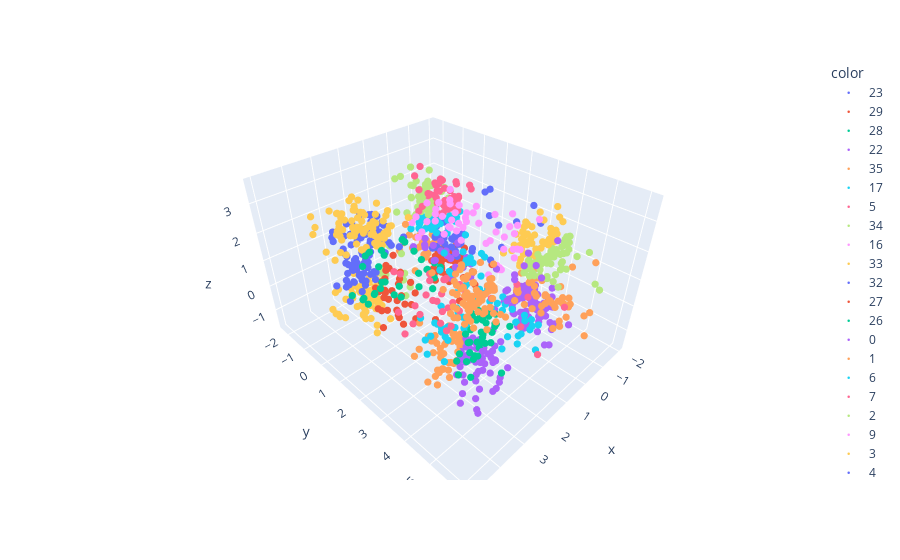

The code cell stored with this chart in its notebook:
### Code cell
fig = px.scatter_3d(cube, x='x', y='y', z='z',
              color=lab.astype('str'))
fig.update_traces(mode='markers', marker_size=2.5)
fig.show()
